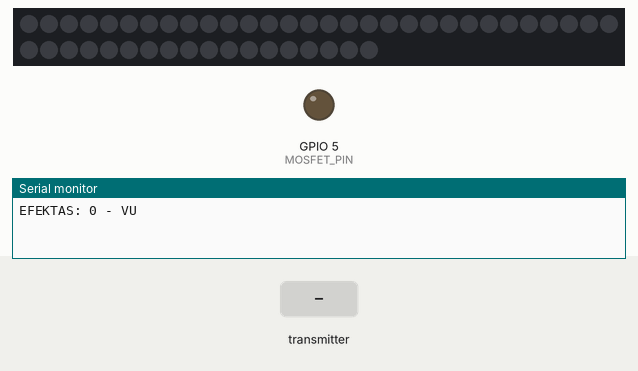
This sketch was run on a simulated ESP8266 (Wemos D1 mini). Shown: 48 RGB LEDs in strip order, left to right, continuing on the next row, output pins drawn as LEDs (lit = HIGH), the last lines printed to the serial monitor. The inputs (shaded band) are chosen by the test bench. Dim RGB values are drawn brighter than linear; random numbers use the default seed unless the sketch sets one.

Above: at 1.2 s.
1.3 s: the transmitter starts sending vu = 64
At 2.3 s:
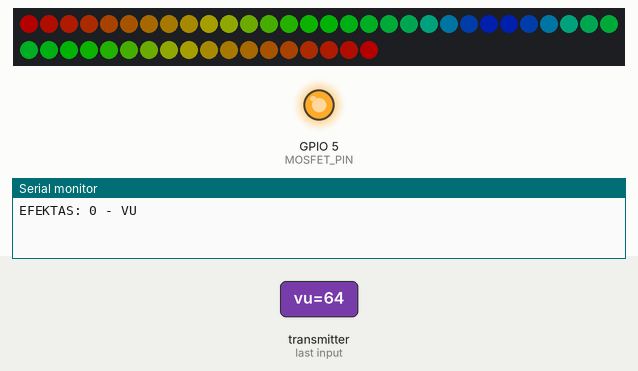
2.8 s: the transmitter starts sending br = 64
4.3 s: the transmitter starts sending br = 128
5.8 s: the transmitter starts sending vu = 0
At 6.9 s:
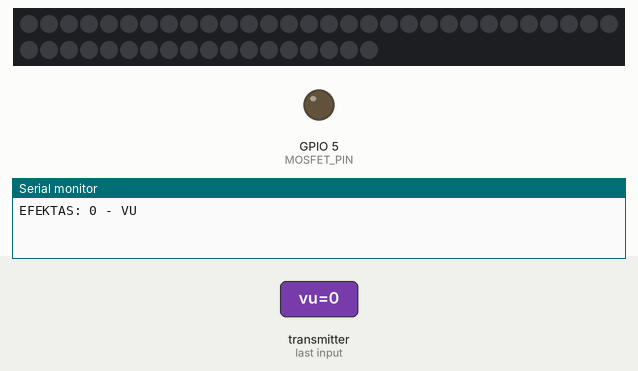
7.3 s: the transmitter starts sending vu = 128
At 21.4 s:
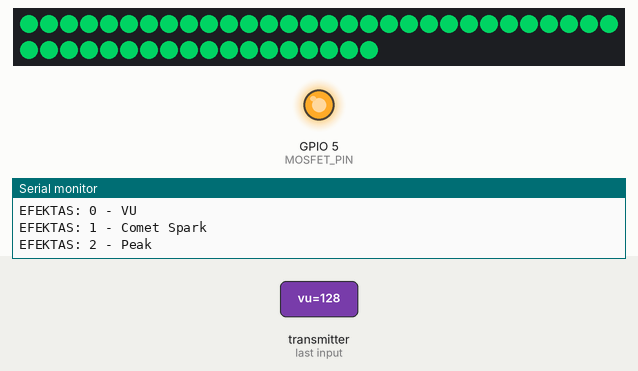
Timing chart, 0 to 22.9 s (numbered marks = the images above; inputs shaded):
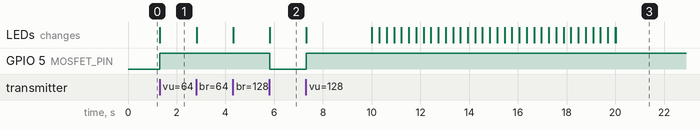

The sketch:

IMTUVAS_LOLIN_WEMOSD1R2_MINI.ino
```cpp
#include <ESP8266WiFi.h>
#include <espnow.h>
#include <FastLED.h>

#define LED_PIN 2
#define MOSFET_PIN 5   // Pridėta: MOSFET D1
#define NUM_LEDS 48
#define HALF (NUM_LEDS / 2)

CRGB leds[NUM_LEDS];

typedef struct { uint8_t vu; uint8_t br; } Packet;
Packet pkt;

// ---- REGULIAVIMAI ----
#define MIN_BRIGHTNESS 60
#define MAX_BRIGHTNESS 255
#define SENSITIVITY 4.0
#define MAX_VU 24 //LED juosta įsijungs kai VU lygis pasieks bent pusę maksimalios reikšmės (12 iš 24)

// ---- AUTO GAIN ----
float gain = 1.0;
uint8_t lastVu = 0;
unsigned long lastReceived = 0; // Pridėta ryšio sekimui
// ---4 efektas----
float peakPos = 0;
float peakVelocity = 0;
unsigned long lastPeakUpdate = 0;
// ---- EFEKTAI ----
uint8_t effect = 0;
unsigned long lastSwitch = 0;
#define EFFECT_INTERVAL 10000

// ---- BASS DETECT ----
#define BASS_THRESHOLD 11

void onDataRecv(uint8_t *mac, uint8_t *data, uint8_t len) {
  lastReceived = millis(); // Atnaujinam laiką gavus duomenis
  memcpy(&pkt, data, sizeof(pkt));
}

// ---- HELPERS ----
int getVU() {
  if (pkt.vu > lastVu) gain *= 1.05;
  else gain *= 0.98;

  gain = constrain(gain, 0.5, 5.0);
  lastVu = pkt.vu;

  int vuScaled = pkt.vu * SENSITIVITY * gain;
  return constrain(vuScaled, 0, MAX_VU);
}

void centerBar(int vu) {
  for (int i = 0; i < vu; i++) {
    int l = i;
    int r = NUM_LEDS - 1 - i;
    leds[l] = leds[r] = CHSV(map(i,0,MAX_VU,0,160),255,255);
  }
}

// ---- EFEKTAI ----
void effectVU(int vu) { centerBar(vu); }

void effectCometSpark(int vu) {
  // ---- REGULIAVIMAS ----
  static float pos = 0;
  float speed = 0.2;      // Pastovus greitis
  int direction = 1;      // Kitam imtuvui pakeisk į -1

  // 1. Fonas (raudonas 5 ryškumas)
  fill_solid(leds, NUM_LEDS, CRGB(5, 0, 0));

  // 2. Judėjimas
  pos += (speed * direction);
  if (pos >= NUM_LEDS) pos -= NUM_LEDS;
  if (pos < 0) pos += NUM_LEDS;

  // 3. Kometos piešimas (Galva 2 led + Uodega 5 led)
  int head = (int)pos;
  for (int i = 0; i < 7; i++) {
    int idx = (head - (i * direction) + NUM_LEDS) % NUM_LEDS;
    if (i < 2) {
      leds[idx] = CRGB(255, 0, 0);
    } else {
      uint8_t br = map(i, 2, 6, 150, 20);
      leds[idx] = CRGB(br, 0, 0);
    }
  }

  // 4. Random sparks (Dvigubi LED, retais blyksniais)
  static int sparkPos = -1;
  static uint8_t sparkType = 0;
  static uint8_t sparkLife = 0;

  if (sparkLife == 0 && random16(1000) < 28) {
    sparkPos = random8(NUM_LEDS - 1); // -1, kad tilptų 2 led
    sparkType = random8(3);
    sparkLife = 15;
  }

  if (sparkLife > 0) {
    CRGB sCol;
    if (sparkType == 0) sCol = CRGB::White;
    else if (sparkType == 1) sCol = CRGB::Black;
    else sCol = CRGB(0, 0, 150);

    // Užtepam 2 LED
    leds[sparkPos] = sCol;
    leds[sparkPos + 1] = sCol;

    sparkLife--;
  }
}


// 2 - peak hold (su smaragdiniu stulpeliu)
void effectPeak(int vu) {
  static int peak = 0;
  peak = max(peak - 1, vu);

  // Apibrėžiame smaragdinę spalvą
  CRGB emeraldColor = CRGB(0, 255, 120);

  // Nupiešiame pagrindinį stulpelį (bar) smaragdine spalva
  for (int i = 0; i < vu; i++) {
    int l = i;
    int r = NUM_LEDS - 1 - i;
    leds[l] = leds[r] = emeraldColor;
  }

  // Nupiešiame Peak tašką (paliekam jį baltą arba galime padaryti kitokį)
  int lPeak = peak;
  int rPeak = NUM_LEDS - 1 - peak;
  if (lPeak < HALF) {
    leds[lPeak] = leds[rPeak] = CRGB::White; // Jei nori, čia irgi gali įrašyti emeraldColor
  }
}


void effectWave(int vu) {
  for (int i=0;i<NUM_LEDS;i++) leds[i] = CHSV((i*10 + millis()/5),255,vu*10);
}

void effectGreenBar(int vu) {
  // 1. Backlight - silpna raudona visai juostai
  for (int i = 0; i < NUM_LEDS; i++) leds[i] = CRGB(5, 0, 0);

  // 2. Padidiname jautrumą būtent šiam efektui (pvz. padauginam iš 1.2)
  int highSensVu = constrain(vu * 1.2, 0, MAX_VU);
  int fillSize = map(highSensVu, 0, MAX_VU, 0, 12);

  for (int i = 0; i < fillSize; i++) {
    leds[i] = CRGB::Green;
    leds[NUM_LEDS - 1 - i] = CRGB::Green;
    leds[HALF - 1 - i] = CRGB::Green;
    leds[HALF + i] = CRGB::Green;
  }

  // 4. Peak geltona spalva su užlaikymu ir kritimu
  static float peakPos = 0;
  static float peakVel = 0;

  if (fillSize >= peakPos) {
    peakPos = fillSize;
    peakVel = -0.5; // "Atšokimas" į viršų, kad būtų gyviau
  } else {
    peakVel += 0.08; // Krenta šiek tiek greičiau
    peakPos -= peakVel;
  }
  if (peakPos < 0) peakPos = 0;

  int p = round(peakPos);
  if (p > 0 && p <= 12) {
    // Sukuriam spalvą rankiniu būdu (R, G, B)
    CRGB emeraldColor = CRGB(0, 255, 120);

    leds[p - 1] = emeraldColor;
    leds[NUM_LEDS - p] = emeraldColor;
    leds[HALF - p] = emeraldColor;
    leds[HALF + p - 1] = emeraldColor;
  }
}

void effectBassColor(int vu) {
  if (vu > BASS_THRESHOLD) fill_solid(leds, NUM_LEDS, CHSV(random8(),255,255));
}

void effectPulse(int vu) {
  for (int i = 0; i < vu; i++) leds[i] = leds[NUM_LEDS - 1 - i] = CHSV(millis()/5,255,255);
}

void effectRainbowBass(int vu) {
  for (int i=0;i<NUM_LEDS;i++) leds[i] = CHSV(i*5 + millis()/10,255,100);
  if (vu > BASS_THRESHOLD) fill_solid(leds, NUM_LEDS, CRGB::White);
}
//----Efektu perjungiklis---
void runEffect(int vu) {
  switch(effect) {
    case 0: effectVU(vu); break;
    case 1: effectCometSpark(vu); break;
    case 2: effectPeak(vu); break;
    case 3: effectWave(vu); break;
    case 4: effectGreenBar(vu); break;
    case 5: effectBassColor(vu); break;
    case 6: effectPulse(vu); break;
    case 7: effectRainbowBass(vu); break;
  }
}
// ---- SERIAL INFO ----
void printEffect() {
  Serial.print("EFEKTAS: ");
  switch(effect) {
    case 0: Serial.println("0 - VU"); break;
    case 1: Serial.println("1 - Comet Spark"); break;
    case 2: Serial.println("2 - Peak"); break;
    case 3: Serial.println("3 - Wave"); break;
    case 4: Serial.println("4 - Green Bar VU"); break;
    case 5: Serial.println("5 - Bass Color Flash"); break;
    case 6: Serial.println("6 - Pulse"); break;
    case 7: Serial.println("7 - Rainbow + Bass"); break;
  }
}
void setup() {
  Serial.begin(115200);

  // MOSFET inicializacija
  pinMode(MOSFET_PIN, OUTPUT);
  digitalWrite(MOSFET_PIN, LOW);
  analogWriteRange(255);

  FastLED.addLeds<WS2812B, LED_PIN, GRB>(leds, NUM_LEDS).setCorrection(TypicalLEDStrip);
  FastLED.clear(true);
  FastLED.show();

  WiFi.mode(WIFI_STA);
  WiFi.disconnect();

  if (esp_now_init() != 0) return;
  esp_now_set_self_role(ESP_NOW_ROLE_SLAVE);
  esp_now_register_recv_cb(onDataRecv);
  printEffect();
  lastReceived = millis();
}

void loop() {
  // Saugiklis: jei duomenų nėra > 5s, viską išjungiam
  if (millis() - lastReceived > 5000) {
    FastLED.clear(true);
    FastLED.show();
    digitalWrite(MOSFET_PIN, LOW);
    delay(100);
    return;
  }

  uint8_t brightness = constrain(pkt.br, MIN_BRIGHTNESS, MAX_BRIGHTNESS);
  FastLED.setBrightness(brightness);

  int vu = getVU();

  // MOSFET valdymas pagal VU lygį (identiškas tavo logikai)
  int bassVal = map(vu, 0, MAX_VU, 0, 255);
  analogWrite(MOSFET_PIN, (vu < 12) ? 0 : constrain(bassVal * 1.5, 0, 255));

  FastLED.clear();
  runEffect(vu);
  FastLED.show();

  if (millis() - lastSwitch > EFFECT_INTERVAL) {
    effect++;
    if (effect > 7) effect = 0;
    printEffect();
    lastSwitch = millis();
  }

  delay(5);
}
```

Measured:
- after the input at 1.3 s, GPIO 5 (MOSFET_PIN): LOW → HIGH at once; the LEDs: change at once (image 1)
- after the input at 5.8 s, GPIO 5 (MOSFET_PIN): HIGH → LOW at once; the LEDs: change at once (image 2)
- after the input at 7.3 s, GPIO 5 (MOSFET_PIN): LOW → HIGH at once
